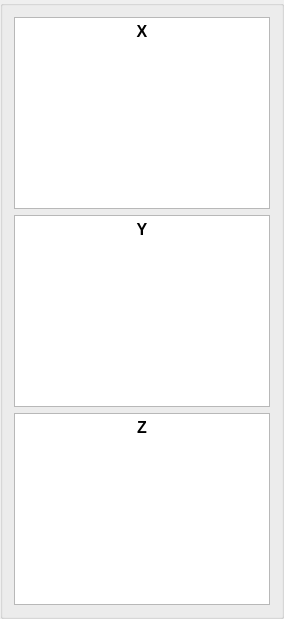
     <widget class="QGroupBox" name="groupBox_3">
      <layout class="QVBoxLayout" name="verticalLayout_3">
       <property name="sizeConstraint">
        <enum>QLayout::SetDefaultConstraint</enum>
       </property>
       <item>
        <widget class="QTextEdit" name="textEdit_35">
         <property name="html">
          <string>&lt;!DOCTYPE HTML PUBLIC &quot;-//W3C//DTD HTML 4.0//EN&quot; &quot;http://www.w3.org/TR/REC-html40/strict.dtd&quot;&gt;
&lt;html&gt;&lt;head&gt;&lt;meta name=&quot;qrichtext&quot; content=&quot;1&quot; /&gt;&lt;meta charset=&quot;utf-8&quot; /&gt;&lt;style type=&quot;text/css&quot;&gt;
p, li { white-space: pre-wrap; }
hr { height: 1px; border-width: 0; }
li.unchecked::marker { content: &quot;\2610&quot;; }
li.checked::marker { content: &quot;\2612&quot;; }
&lt;/style&gt;&lt;/head&gt;&lt;body style=&quot; font-family:'Ubuntu'; font-size:11pt; font-weight:400; font-style:normal;&quot;&gt;
&lt;p align=&quot;center&quot; style=&quot; margin-top:0px; margin-bottom:0px; margin-left:0px; margin-right:0px; -qt-block-indent:0; text-indent:0px;&quot;&gt;&lt;span style=&quot; font-size:12pt; font-weight:700;&quot;&gt;X&lt;/span&gt;&lt;/p&gt;&lt;/body&gt;&lt;/html&gt;</string>
         </property>
        </widget>
       </item>
       <item>
        <widget class="QTextEdit" name="textEdit_36">
         <property name="html">
          <string>&lt;!DOCTYPE HTML PUBLIC &quot;-//W3C//DTD HTML 4.0//EN&quot; &quot;http://www.w3.org/TR/REC-html40/strict.dtd&quot;&gt;
&lt;html&gt;&lt;head&gt;&lt;meta name=&quot;qrichtext&quot; content=&quot;1&quot; /&gt;&lt;meta charset=&quot;utf-8&quot; /&gt;&lt;style type=&quot;text/css&quot;&gt;
p, li { white-space: pre-wrap; }
hr { height: 1px; border-width: 0; }
li.unchecked::marker { content: &quot;\2610&quot;; }
li.checked::marker { content: &quot;\2612&quot;; }
&lt;/style&gt;&lt;/head&gt;&lt;body style=&quot; font-family:'Ubuntu'; font-size:11pt; font-weight:400; font-style:normal;&quot;&gt;
&lt;p align=&quot;center&quot; style=&quot; margin-top:0px; margin-bottom:0px; margin-left:0px; margin-right:0px; -qt-block-indent:0; text-indent:0px;&quot;&gt;&lt;span style=&quot; font-size:12pt; font-weight:700;&quot;&gt;Y&lt;/span&gt;&lt;/p&gt;&lt;/body&gt;&lt;/html&gt;</string>
         </property>
        </widget>
       </item>
       <item>
        <widget class="QTextEdit" name="textEdit_37">
         <property name="html">
          <string>&lt;!DOCTYPE HTML PUBLIC &quot;-//W3C//DTD HTML 4.0//EN&quot; &quot;http://www.w3.org/TR/REC-html40/strict.dtd&quot;&gt;
&lt;html&gt;&lt;head&gt;&lt;meta name=&quot;qrichtext&quot; content=&quot;1&quot; /&gt;&lt;meta charset=&quot;utf-8&quot; /&gt;&lt;style type=&quot;text/css&quot;&gt;
p, li { white-space: pre-wrap; }
hr { height: 1px; border-width: 0; }
li.unchecked::marker { content: &quot;\2610&quot;; }
li.checked::marker { content: &quot;\2612&quot;; }
&lt;/style&gt;&lt;/head&gt;&lt;body style=&quot; font-family:'Ubuntu'; font-size:11pt; font-weight:400; font-style:normal;&quot;&gt;
&lt;p align=&quot;center&quot; style=&quot; margin-top:0px; margin-bottom:0px; margin-left:0px; margin-right:0px; -qt-block-indent:0; text-indent:0px;&quot;&gt;&lt;span style=&quot; font-size:12pt; font-weight:700;&quot;&gt;Z&lt;/span&gt;&lt;/p&gt;&lt;/body&gt;&lt;/html&gt;</string>
         </property>
        </widget>
       </item>
      </layout>
     </widget>
